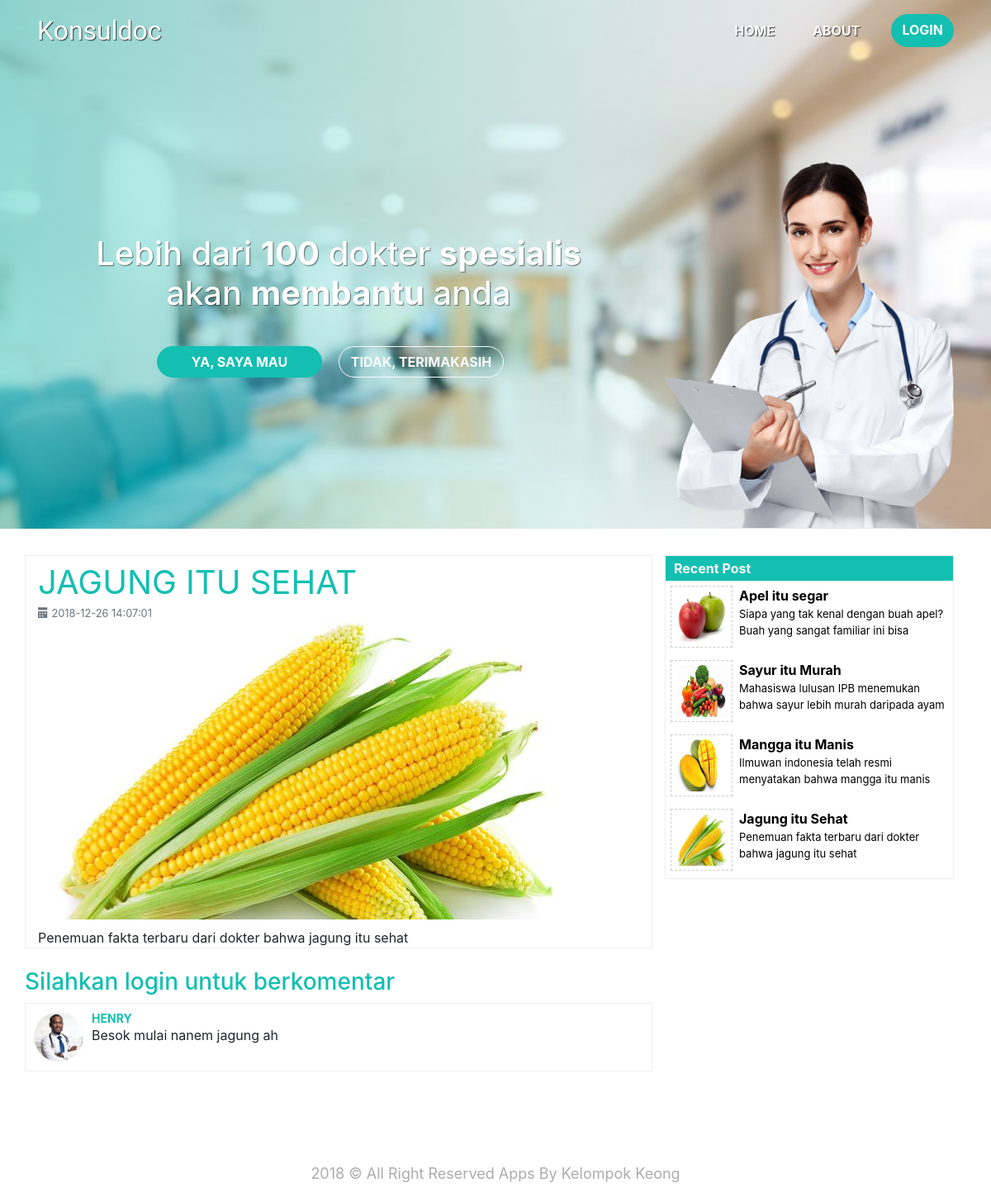
Screenshot of /index.php?p=detail_berita&id=1 with the database file from the repository.
### tables this page shows
CREATE TABLE `tartikel` (
  `id` int(5) NOT NULL,
  `judul` varchar(20) NOT NULL,
  `artikel` text NOT NULL,
  `foto` varchar(100) NOT NULL,
  `date` timestamp NOT NULL DEFAULT CURRENT_TIMESTAMP ON UPDATE CURRENT_TIMESTAMP
);

CREATE TABLE `tkomentar` (
  `id` int(11) NOT NULL,
  `nama` varchar(20) NOT NULL,
  `komentar` text NOT NULL,
  `date` timestamp NOT NULL DEFAULT CURRENT_TIMESTAMP ON UPDATE CURRENT_TIMESTAMP,
  `post` int(5) NOT NULL
);

CREATE TABLE `tuser` (
  `id_user` int(11) NOT NULL,
  `nama_user` varchar(50) NOT NULL,
  `email_user` varchar(50) NOT NULL,
  `telp_user` varchar(20) NOT NULL,
  `pass_user` varchar(255) NOT NULL,
  `spesialis` varchar(20) DEFAULT NULL,
  `role` varchar(20) DEFAULT NULL,
  `foto_user` varchar(50) DEFAULT NULL,
  `tgl_lahir` date DEFAULT NULL,
  `jk` varchar(30) DEFAULT NULL
);

### index.php (called while the page is built, shortened)
<?php
if(!isset($_GET['p'])){
  $page = "select_main";
}else{
  $page = $_GET['p'];
}
include 'pages/'.$page .'.php';
?>

### database/Artikel.php (called while the page is built, shortened)
 <?php
 	class Artikel{
 		private $pdo;
 		function __construct(){
 			try{
 				$this->pdo = new PDO('mysql:host=localhost;dbname=db_konsuldoc','root','');
 			}catch(PDOException $e){
 				echo $e;
 			}
 		}
   public function tampilRecentArtikel(){
     $sql="SELECT * FROM tartikel ORDER BY date DESC LIMIT 0,4";
     $stmt = $this->pdo->query($sql);
     return $stmt;
   }
	public function tampilArtikelById($id){
		$sql="SELECT * FROM tartikel WHERE id=?";
		$stmt = $this->pdo->prepare($sql);
		$stmt->execute([$id]);
		$data = $stmt->fetch();
		return $data;
	}
}
?>

### database/Komentar.php (called while the page is built, shortened)
 <?php
 	class Komentar{
 		private $pdo;
 		function __construct(){
 			try{
 				$this->pdo = new PDO('mysql:host=localhost;dbname=db_konsuldoc','root','');
 			}catch(PDOException $e){
 				echo $e;
 			}
 		}
	public function tampilKomentarByPost($post){
		$sql="SELECT * FROM tkomentar,tuser WHERE post = ? AND tkomentar.nama= tuser.nama_user ORDER BY date DESC";
		$stmt = $this->pdo->prepare($sql);
		$stmt->execute([$post]);
		return $stmt;
	}
}
?>

### pages/detail_berita.php (the view, shortened to what this page needs)
<!DOCTYPE html>
<html>
<head>
</head>
<body>
<?php
  include 'database/Artikel.php';
  include 'database/Komentar.php';
  $id = $_GET['id'];
  $user = new Artikel;
  $data = $user->tampilArtikelById($id);
 ?>
	<div class="row">
		<div class="col-8 detailberita">
			<h1 class="text-hijau mt-2">
<?php echo $data['judul']  ?></h1>
			<small class="text-secondary"><span class="oi oi-calendar"></span> <?php echo $data['date']?></small>
			<br>
			<img src="<?php echo $data['foto']?>" alt="workingspace" class="img-fluid">
			<br />
			<?php echo $data['artikel']?>
		</div>
		<div class="col-4">
			<div class="recent-post">
				<table class="w-100">
					<tr>
						<th class="hijau putih">Recent Post</th>
					</tr>
					<?php
						$artikel = new Artikel;
						$recent = $artikel->tampilRecentArtikel();
						foreach ($recent as $row ) :
					 ?>
					<tr>
						<td>
							<img src="<?= $row['foto'] ?>">
							<a href="index.php?p=detail_berita&id=<?= $row['id'] ?>">
								<h1><?= $row['judul'] ?></h1>
								<p><?= $row['artikel'] ?></p>
							</a>
						</td>
					</tr>
				<?php endforeach; ?>
				</table>
			</div>
		</div>
	</div>
	<br />
	<div class="row komentar">
		<div class="col-8">
			<?php
if(isset($_SESSION['role'])){
  $nama = $_SESSION['nama'];
  $role = $_SESSION['role'];
?>
			<div class="komen-lawan">
				<img src="<?= $_SESSION['foto'] ?>">
				<div class="form-group" >
					<input type="hidden" name="nama" value="<?php echo $nama; ?>" id="nama">
					<textarea class="form-control" name ="komentar" maxlength="120" id="text" required></textarea>
					<input type="hidden" name="post" value="<?php echo $data['id']; ?>" id="post">
					<span class="badge badge-secondary" id="count_message"></span>
      				<button type="button" class="btn btn-secondary tombolpost" id="sendkomentar">Post</button>
      			</div>
			</div>
<?php
}else{
  ?><h3 class="text-hijau">Silahkan login untuk berkomentar</h3><?php
}
?>
		<div id="kolomKomentar">
 			<?php
        $post = $_GET['id'];
          $komentar= new Komentar;
          $data2 = $komentar->tampilKomentarByPost($post);
          foreach ($data2 as $row2) :
        ?>
			<div class="komen-lawan2">
				<img src="<?= $row2['foto_user'] ?>">
				<h1 class="text-hijau"><?= $row2['nama'] ?></h1>
				<p><?= $row2['komentar'] ?></p>
			</div>
					<?php
        endforeach;
        ?>
		</div>
		</div>
	</div>
</body>
</html>

### style.css (style rules this page uses)
.recent-post { border: 1px solid #eee; }
.recent-post th { height: 30px; padding-left: 10px; }
.recent-post img { width: 75px; height: 75px; overflow: hidden; padding: 5px; border: 1px dashed #ccc; margin-left: 5px; margin-right: 8px; margin-top: 5px; float: left; }
.recent-post a { color: black; }
.recent-post h1 { font-size: 16px; margin-top: 8px; font-weight: bold; margin-bottom: 0; height: 22px; overflow: hidden; }
.recent-post p { font-size: 13px; height: 42px; overflow: hidden; }
.detailberita { border: 1px solid #eee; }
.detailberita h1 { font-size: 40px; font-weight: 400; text-transform: uppercase; margin-top: 30px; margin-bottom: 0; }
.detailberita img { margin-bottom: 10px; }
.komentar .col-8 { padding: 0; }
.komen-lawan2 { width: 100%; border: 1px solid #eee; height: 83px; margin-bottom: 5px; }
.komen-lawan2 img { width: 60px; height: 60px; border-radius: 120px; float: left; margin: 10px 10px 10px 10px; }
.komen-lawan2 h1 { margin-top: 10px; font-size: 14px; font-weight: bold; margin-bottom: 0; text-transform: uppercase; }
.komen-lawan2 p { height: 70px; overflow: hidden; padding-right: 10px; }
.putih { color: #fff; }
.hijau { background-color: #13BFB1; }
.text-hijau { color: #13BFB1; }
@media (min-width: 992px) { .komentar .col-8 { padding: 0; } }

### pesan.css (style rules this page uses)
.hijau { background-color: #13BFB1; }
.text-hijau { color: #13BFB1; }

### csslogin/styles.css (style rules this page uses)
*, *::after, *::before { -webkit-box-sizing: border-box; box-sizing: border-box; }
a { text-decoration: none; }
img { max-width: 100%; }

### rows the page displays
tartikel: judul "JAGUNG ITU SEHAT", date "2018-12-26 14:07:01", foto (picture), artikel "Penemuan fakta terbaru dari dokter bahwa jagung itu sehat", judul "Jagung itu Sehat"
tartikel: foto (picture), judul "Apel itu segar", artikel "Siapa yang tak kenal dengan buah apel? Buah yang sangat familiar ini bisa…"
tartikel: foto (picture), judul "Sayur itu Murah", artikel "Mahasiswa lulusan IPB menemukan bahwa sayur lebih murah daripada ayam…"
tartikel: foto (picture), judul "Mangga itu Manis", artikel "Ilmuwan indonesia telah resmi menyatakan bahwa mangga itu manis"
tkomentar: tuser.foto_user (picture), nama "HENRY", komentar "Besok mulai nanem jagung ah"
